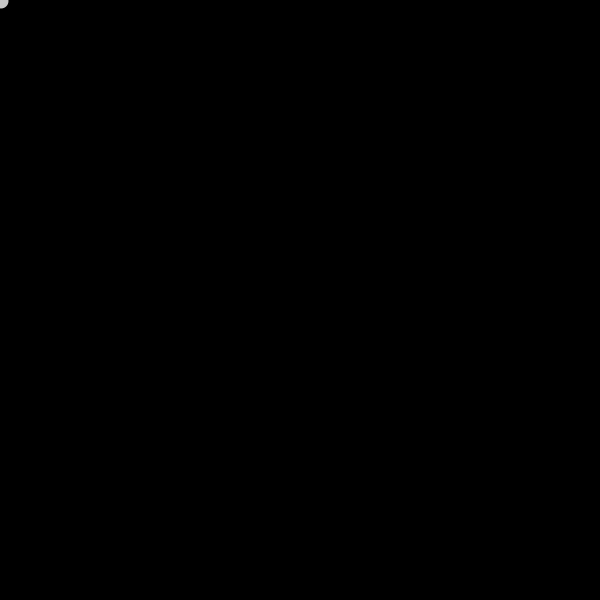
Frame 1 (no input)
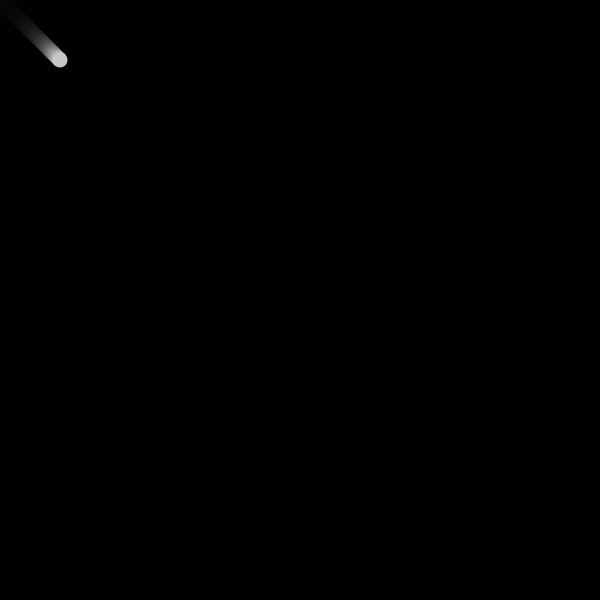
Frame 60 (the mouse pressed at the canvas centre just before this capture)
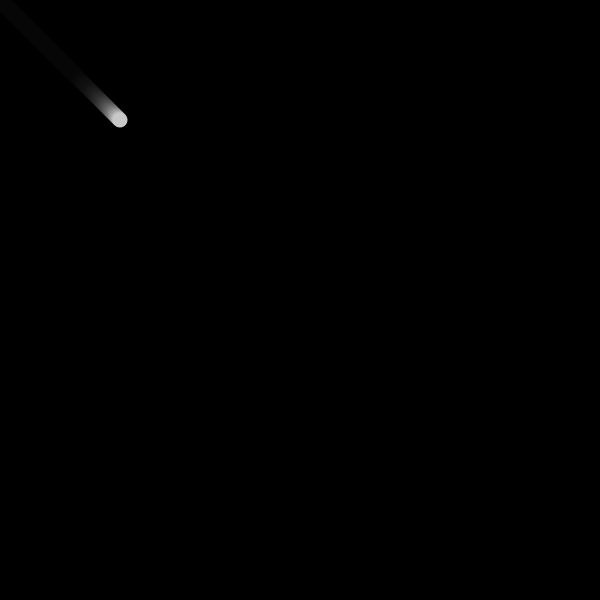
Frame 120 (the mouse held since frame 60 and released just before this capture)

The Processing sketch that drew these frames (run headless with seeded random() and noise(); from frame 60 on, the mouse is pressed at the canvas centre):

// Processing sketch: Noise_wandering
// ── Noise_wandering.pde
float xoff = 0.0;
float x, y;

void setup() {
    size(600, 600);
    background(0);
    noStroke();
}

void draw() {
    fill(0, 20);
    rect(0, 0, width, height);

    float n = noise(xoff) * TWO_PI;
    xoff += 0.005;

    fill(200);

    x += 1;
    y += 1;
    
    ellipse(x, y, 15, 15);
}
